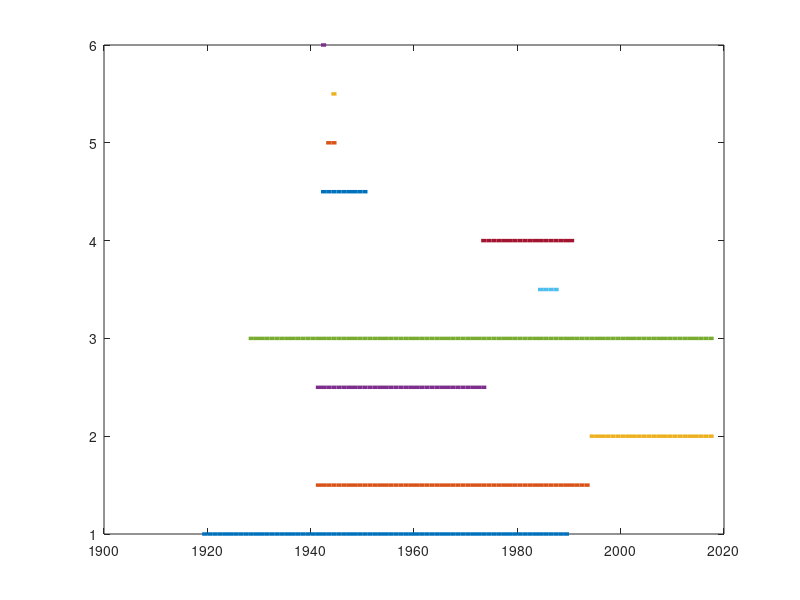

This figure's MATLAB source: (Note: this script raises an error after producing the figure.)
%%periodOfRecord
    %Shows the period of record for all historical and current sounding
    %sites located around the Long Island area. Refers to the IGRA v2
    %dataset.
    %
    %Version date: 6/28/2018
    %Last major revision: 6/28/2018
    %Written by: Daniel Hueholt
    %Undergraduate Research Assistant at Environment Analytics
    %North Carolina State University
    %

%% New York
st.Upton = 1994:2018;
st.LaGuardia = 1939:1972;
st.JFK = 1952:1980;
st.Hempstead = 1918:1945;
st.NYU = 1935:1944;
st.Westhampton = 1943:1945;
st.FishersIsland = 1944:1945;
st.StatenIsland = 1929:1931;
st.Hartford = 1939:1947;
st.Lakehurst = 1946:1955;
st.SpringLake = 1943:1944;
st.FortMonmouth = 1929:1948;
st.Newark = 1929:1938;
st.PointJudith = 1944:1946;
st.Nantucket = 1941:1970;
st.FalmouthOtisAFB = 1964:1965;

stationLabels = {'Upton','La Guardia','JFK','Hempstead','NYU','Westhampton','Fishers Island','Staten Island','Hartford','Lakehurst','Spring Lake','Fort Monmouth','Newark','Point Judith','Nantucket','Falmouth-Otis AFB'};
stationPointers = {'Upton','LaGuardia','JFK','Hempstead','NYU','Westhampton','FishersIsland','StatenIsland','Hartford','Lakehurst','SpringLake','FortMonmouth','Newark','PointJudith','Nantucket','FalmouthOtisAFB'};

%% North Carolina
st.PopeAFB = 1919:1990;
st.CapeHatteras = 1941:1994;
st.MoreheadCity = 1994:2018;
st.Raleigh = 1941:1974;
st.Greensboro = 1928:2018;
st.FortBragg = 1984:1988;
st.DareGunnery = 1973:1991;
st.Laurinburg = 1942:1951;
st.Wilmington = 1943:1945;
st.OakIsland = 1944:1945;
st.Charlotte = 1942:1943;

stationLabels = {'Pope AFB','Cape Hatteras','Morehead City','Raleigh','Greensboro','Fort Bragg','Dare Gunnery','Laurinburg','Wilmington','Oak Island','Charlotte'};
stationPointers = {'PopeAFB','CapeHatteras','MoreheadCity','Raleigh','Greensboro','FortBragg','DareGunnery','Laurinburg','Wilmington','OakIsland','Charlotte'};



%% Plot settings
wire = 1;
for c = 1:length(stationPointers)
    plot(st.(stationPointers{c}),ones(1,length(st.(stationPointers{c}))).*wire,'LineWidth',2.5);
    hold on
    wire = wire+0.5;
end

axe = gca;
axe.YTick = 1:0.5:wire-0.5;
axe.YTickLabel = stationLabels;
axe.XTick = 1918:3:2018;
ylim([0,wire+1])
xlim([1918 2018])
 